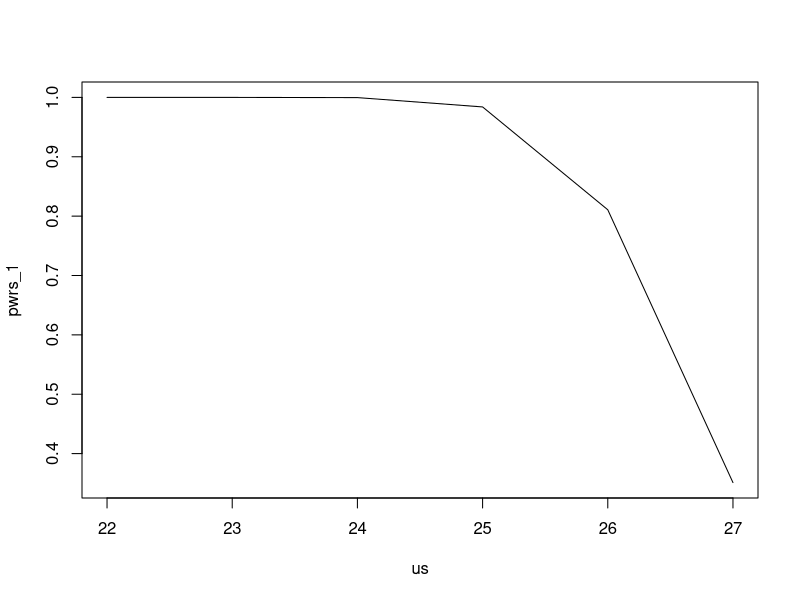
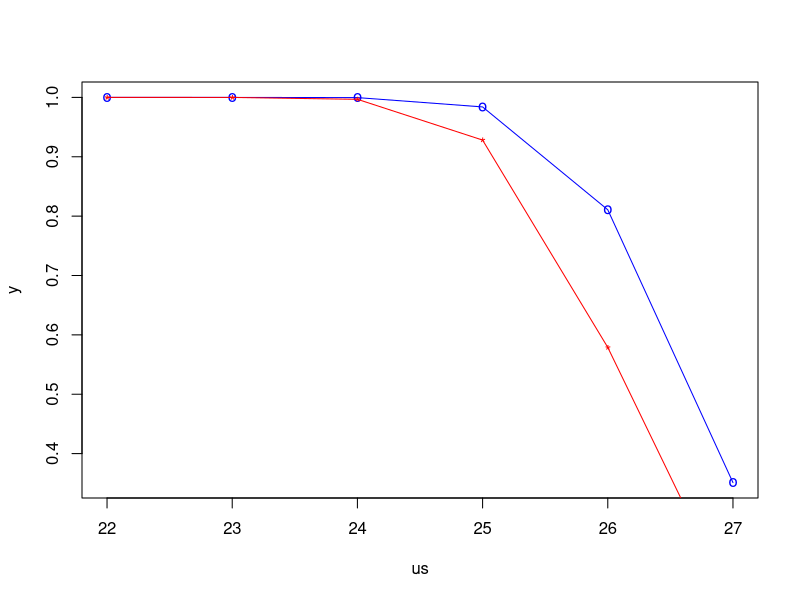
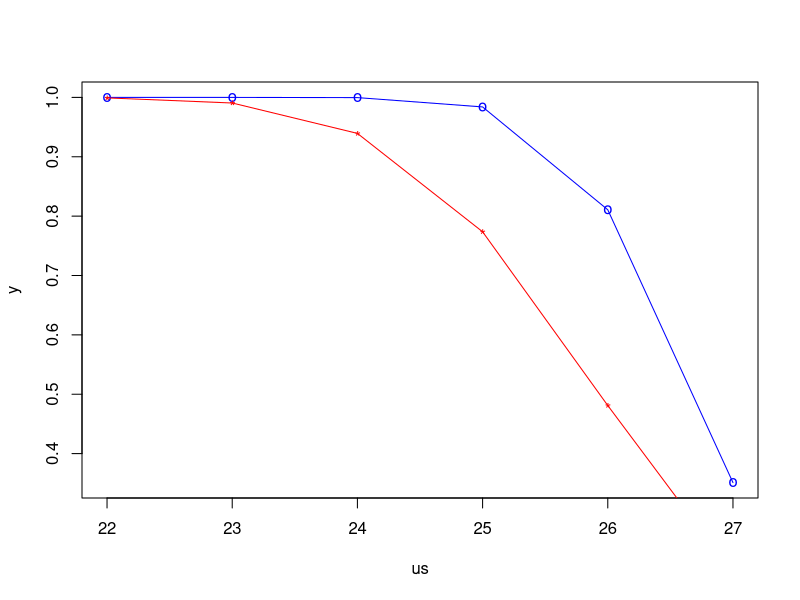

The R script that drew these images, in order:
######## q5
men <- c(128.35, 160.34, 133.74, 138.12, 91.00, 97.43, 128.58, 148.78,
                 150.65, 110.96, 135.7, 118.77, 147.1, 107.2, 122.46, 129.36,
                 158.14, 102.72, 136.59, 146.02, 105.88, 111.24, 131.22, 124.6,
                 137.85, 136.46, 145.31, 166.71, 158.66, 108.63, 103.11, 149.29)

women <- c(116.62, 137.15, 106.07, 172.58, 151.33, 98.73, 136.11, 149.9, 140.8,
           98.58, 158.4, 97.97, 117.99, 126.53, 128.67, 126.57, 124.3, 120.39,
           150.08, 143.05, 130.18, 108.04, 136.39, 124.94, 136.86, 143.03,
           128.58, 142.51, 151.68, 120.94)

#### a)
n_men = length(men)
n_women = length(women)
diff_mean <- mean(men) - mean(women)
diff_standard_error <- sqrt((sd(men) ^ 2) / n_men + (sd(women) ^ 2) / n_women)
z = -qnorm((1-0.95)/2, 0, 1)

upper = diff_mean + z * diff_standard_error
lower = diff_mean - z * diff_standard_error

######## q7

## a)

pwr <- function(ua, n=50, alpha=0.05) {
  se = 5.6 / sqrt(n)
  z_alpha = qnorm(alpha, 0, 1)
  y = z_alpha * se + 28
  z = (y - ua) / se
  return(pnorm(z, 0, 1))
}
us = 22:27
pwrs_1 = c(pwr(22), pwr(23), pwr(24), pwr(25), pwr(26), pwr(27))
plot(us, pwrs_1, type='l')

## b)
pwrs_2 = c(pwr(22, alpha=0.01), pwr(23, alpha=0.01), pwr(24, alpha=0.01),
           pwr(25, alpha=0.01), pwr(26, alpha=0.01), pwr(27, alpha=0.01))

plot(us, pwrs_1, type="o", col="blue", pch="o", ylab="y" )

points(us, pwrs_2, col="red", pch="*")
lines(us, pwrs_2, col="red")

## c)
pwrs_3 = c(pwr(22, n=20), pwr(23, n=20), pwr(24, n=20),
           pwr(25, n=20), pwr(26, n=20), pwr(27, n=20))

plot(us, pwrs_1, type="o", col="blue", pch="o", ylab="y" )

points(us, pwrs_3, col="red", pch="*")
lines(us, pwrs_3, col="red")
